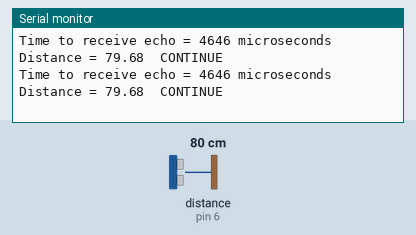
Recording of a sketch running on a simulated Arduino Uno, built with avr-gcc and run on an emulated ATmega328P. Parts: the last lines printed to the serial monitor. Wiring (inferred from the names in the program): ultrasonic range finder: trigger pin 7; echo pin 6. Inputs (shaded band) come from the test bench; at power-on: distance to the obstacle (sensor on pin 6) 80 cm. The echo pulse lasts 58.3 µs per cm.

Above: at 1.2 s.
1.3 s: distance to the obstacle (sensor on pin 6) set to 2 cm
At 1.43 s:
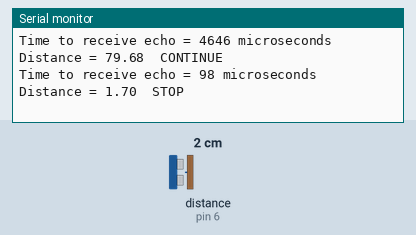
3.2 s: distance to the obstacle (sensor on pin 6) set to 4 cm
At 3.22 s:
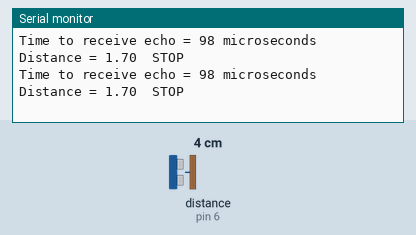
6.2 s: distance to the obstacle (sensor on pin 6) set to 18 cm
At 6.35 s:
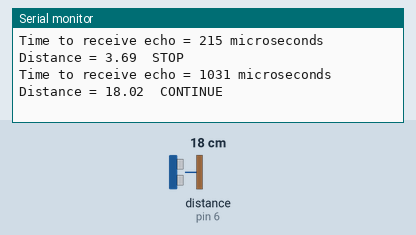
9.2 s: distance to the obstacle (sensor on pin 6) set to 9 cm
At 9.23 s:
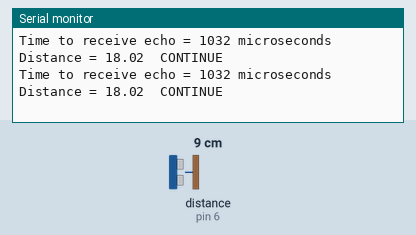
12.2 s: distance to the obstacle (sensor on pin 6) set to 120 cm
At 12.31 s:
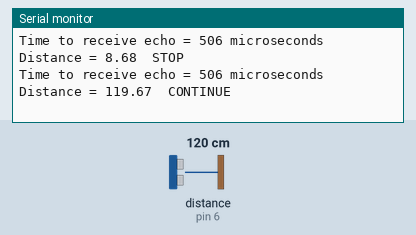
15.2 s: distance to the obstacle (sensor on pin 6) set to 35 cm
At 15.23 s:
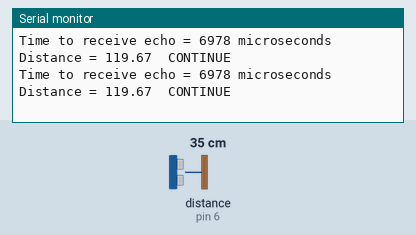
Timing chart, 0 to 18.2 s (numbered marks = the images above; inputs shaded):
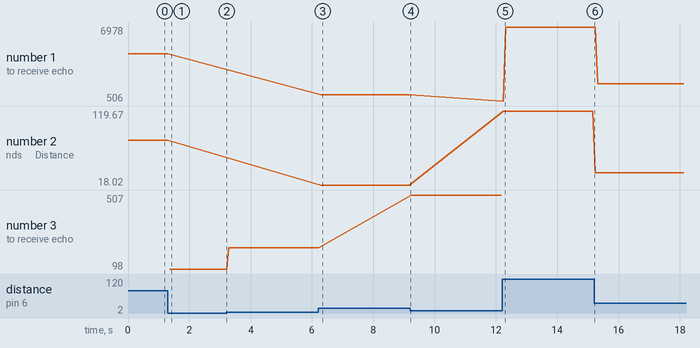

The sketch:

HC-SR04_UltrasonicSensor.ino
```cpp
float distanceThresold = 9.00;


int triggerPin = 7 ;
int echoPin = 6;

unsigned long readUSTime(int triggerPin, int echoPin){
  pinMode(triggerPin, OUTPUT);
  pinMode(echoPin, INPUT);

  digitalWrite(triggerPin, LOW);
  delayMicroseconds(2);

  digitalWrite(triggerPin, HIGH);
  delayMicroseconds(10);
  digitalWrite(triggerPin, LOW);

  return pulseIn(echoPin, HIGH);

}


void setup() {
  // put your setup code here, to run once:
  Serial.begin(9600);

}

void loop() {
  // put your main code here, to run repeatedly:
  Serial.print("Time to receive echo = ");
  Serial.print(readUSTime(triggerPin, echoPin));
  Serial.print(" microseconds ");


  float distance = (343*0.0001*readUSTime(triggerPin, echoPin))/2 ;
  Serial.print("    Distance = ");
  Serial.print(distance);


  if (distance < distanceThresold){
    Serial.print("  STOP");
    Serial.println();
  }
  else{
    Serial.print("  CONTINUE");
    Serial.println();
  }


}
```

Measured:
- after the input at 1.3 s, the serial monitor: prints a new line after 0.07 s (image 1)
- after the input at 6.2 s, the serial monitor: prints a new line after 0.08 s (image 3)
- after the input at 12.2 s, the serial monitor: prints a new line at once (image 5)
- plotted number 1: 4646 → 1032 after the input at 6.2 s, 1032 → 6978 after the input at 12.2 s, 6978 → 2023 after the input at 15.2 s
- plotted number 2: 79.68 → 18.02 after the input at 6.2 s, 18.02 → 119.67 after the input at 12.2 s, 119.67 → 34.68 after the input at 15.2 s
- plotted number 3: 98 → 215 after the input at 3.2 s, 215 → 506 after the input at 9.2 s
